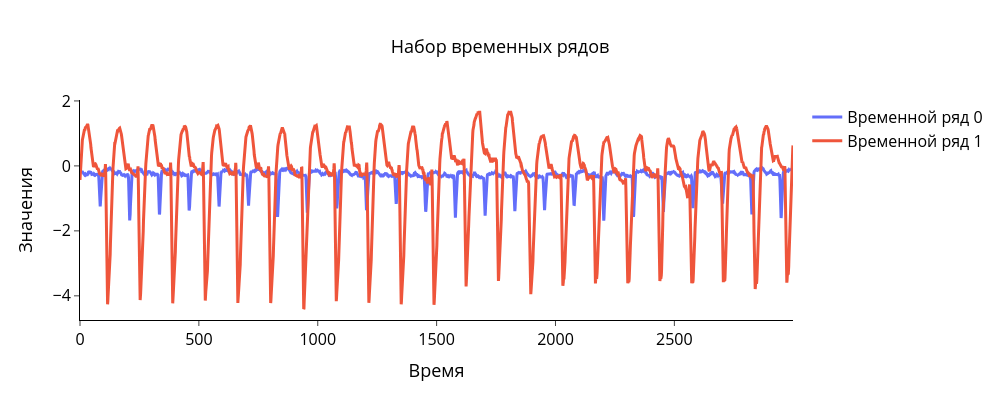

Source (notebook cell):
### Code cell
plot_ts(ts_set)

### Figure 1 — Plotly figure (JSON) as saved in the notebook; plotly's stock layout.template omitted (floating-point values rounded to 4 significant figures; data arrays with more than 128 entries replaced by an {"elided": "..."} marker saying what was removed)
{"data": [{"line": {"width": 3}, "name": "Временной ряд 0", "x": {"elided": "3000 int values"}, "y": {"elided": "3000 float values"}, "type": "scatter"}, {"line": {"width": 3}, "name": "Временной ряд 1", "x": {"elided": "3000 int values"}, "y": {"elided": "3000 float values"}, "type": "scatter"}], "layout": {"xaxis": {"title": {"text": "Время", "font": {"size": 18, "color": "black"}}, "tickfont": {"size": 16, "color": "black"}, "showgrid": false, "linecolor": "#000", "ticks": "outside", "linewidth": 1, "tickwidth": 1}, "yaxis": {"title": {"text": "Значения", "font": {"size": 18, "color": "black"}}, "tickfont": {"size": 16, "color": "black"}, "showgrid": false, "linecolor": "#000", "ticks": "outside", "zeroline": false, "linewidth": 1, "tickwidth": 1}, "title": {"font": {"size": 18, "color": "black"}, "text": "Набор временных рядов", "x": 0.5, "y": 0.9, "xanchor": "center", "yanchor": "top"}, "legend": {"font": {"size": 16, "color": "black"}}, "plot_bgcolor": "white", "paper_bgcolor": "white", "width": 1000, "height": 400}}
